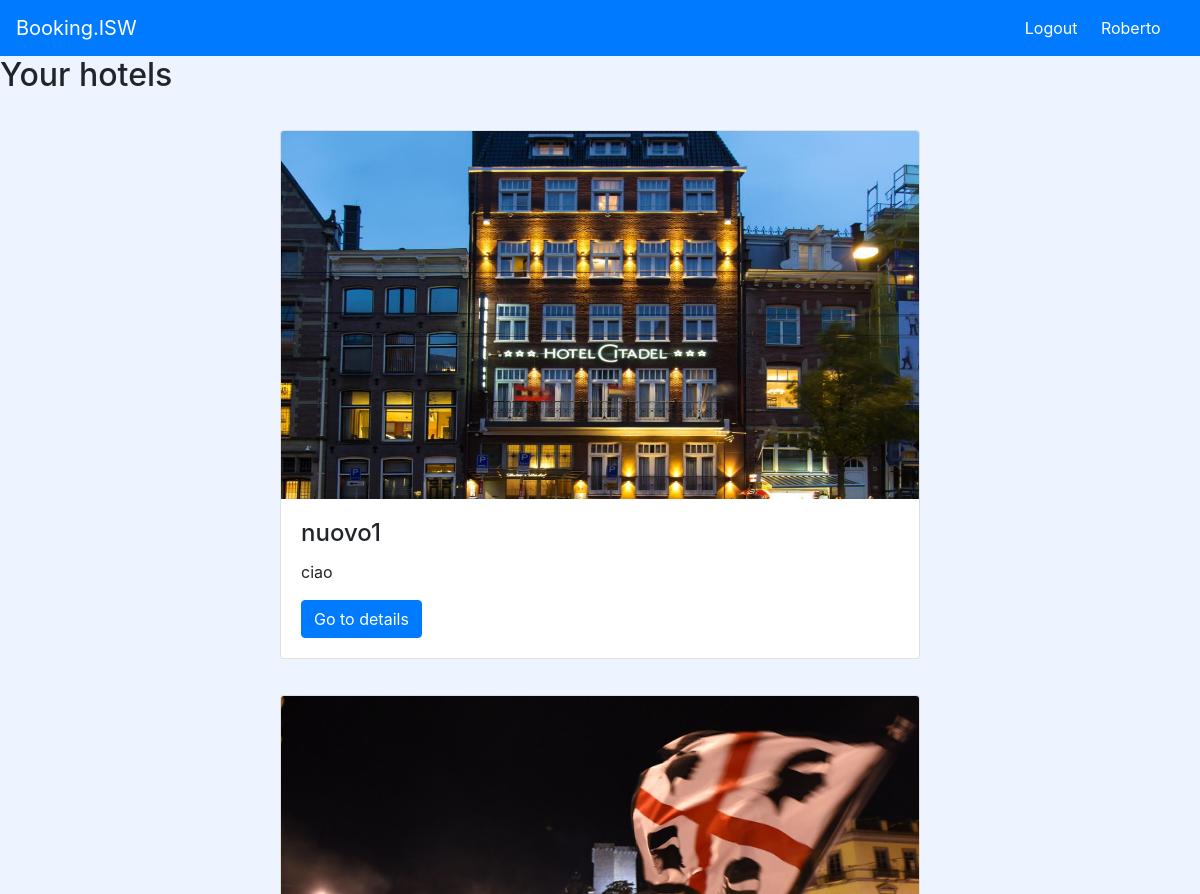
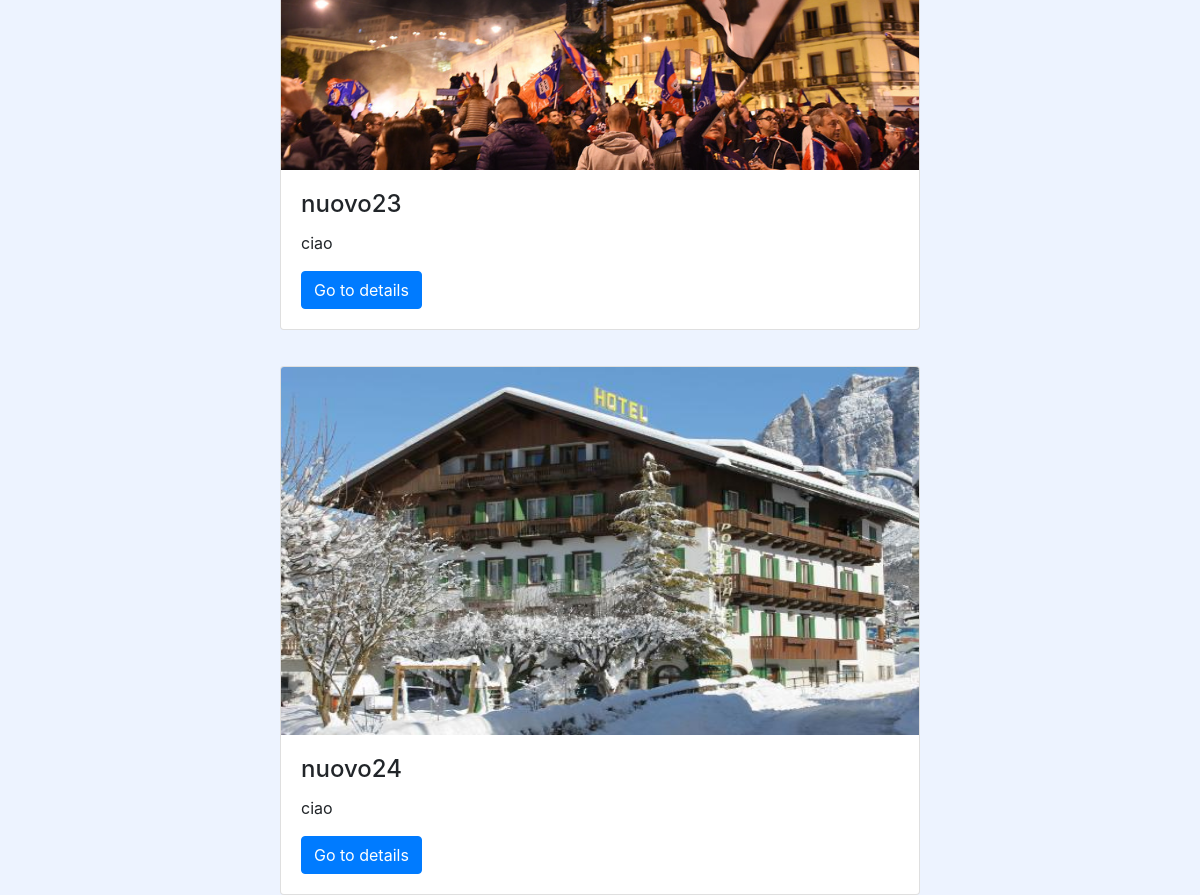
Page /hotels/ (signed in) on the committed database (2 pictures, top to bottom).
### bookingApp/models.py (models this page shows, shortened)
class Hotel(models.Model):
    name = models.CharField(max_length=30)
    description = models.TextField()
    hotelKeeperId = models.ForeignKey(HotelKeeper, on_delete=models.CASCADE)
    address = models.ForeignKey(Address, on_delete=models.CASCADE)
    photoUrl = models.ImageField(default=None, null=True, upload_to="static/img")

### bookingApp/views.py (the view)
# urls.py: path('hotels/', v.hotelsList),  # ho lasciato hotels perchè dai disegni delle specifiche si vede così
def hotelsList(request):
    hotelKeeperUsr = request.session["usr"]
    listHt = []
    cont = 0
    for ht in Hotel.objects.all():
        if (hotelKeeperUsr == ht.hotelKeeperId.username):
            for room in Room.objects.all():
                if (room.hotelId.address == ht.address):
                    cont+=1
            listHt.append((ht, cont))
    context = {'hotelList': listHt}
    return render(request, 'viewListOfHotels.html', context)

### templates/viewListOfHotels.html (shortened to what this page needs)
{% extends "base.html" %}
{% load static %}
{% block content %}
<div>
    <h2>Your hotels</h2>
</div>
        {% for item in hotelList %}
            <div class="card " style="width:40rem;margin:auto;margin-top:3%">
                <img class="card-img-top" style="height:23rem;width:39.9rem" src=/{{item.0.photoUrl}} alt="Card image cap">
                <div class="card-body">
                    <h4 class="card-title"><a>{{ item.0.name }}</a></h4>
                    <p class="card-text">{{ item.0.description }}</p>
                    <a href="/hotel/?name={{item.0.name}}&civN={{item.0.address.houseNumber}}&city={{item.0.address.city}}" class="btn btn-primary">Go to details</a>
                </div>
            </div>
        {% endfor %}
{% endblock %}

### rows in the picture
Hotel: photoUrl (picture), name "nuovo1", description "ciao"
Hotel: photoUrl (picture), name "nuovo23", description "ciao"
Hotel: photoUrl (picture), name "nuovo24", description "ciao"

### other values in the picture
{{ request.session.usr }} "Roberto"
